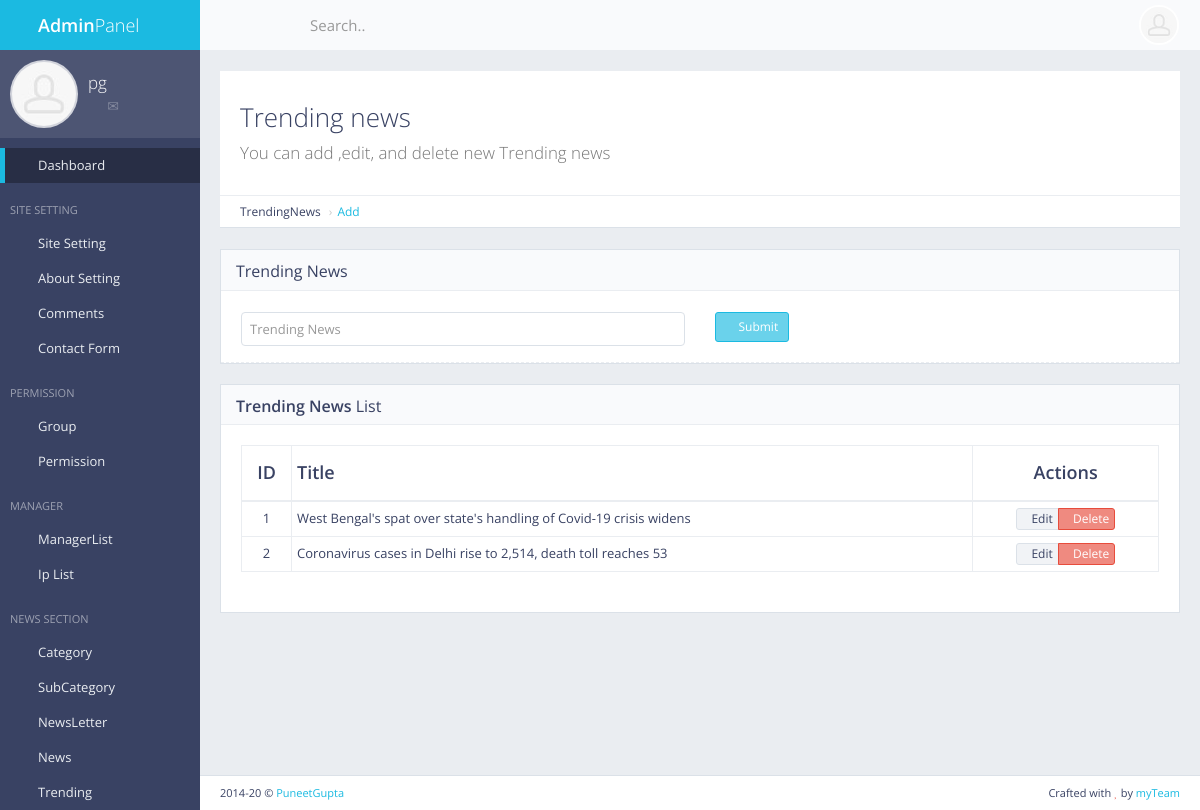
The page /panel/trending/add/ (signed in) on the database its author committed.
### trending/models.py (models this page shows, shortened)
class Trending(models.Model):
    title = models.CharField(default="#",max_length=300)

### trending/views.py (the view, shortened to what this page needs)
# urls.py: url(r'^panel/trending/add/$', views.trending_add, name='trending_add'),
def trending_add(request):
    if not request.user.is_authenticated:
        return redirect('mylogin')
    trendinglist = Trending.objects.all()
    return render(request,'back/trending_add.html',{'trendinglist':trendinglist})

### main/templatetags/extra_auth.py (called while the page is built)
@register.filter(name = "has_group")
def has_group(user,gname):
    return user.groups.filter(name=gname).exists()

### main/templates/back/trending_add.html (shortened to what this page needs)
{% extends 'back/master.html' %}
{% load static %}
{% block mainblock %}
<div id="page-content">
    <div class="content-header">
        <div class="header-section">
            <h1>
                <i class="fa fa-table"></i>Trending news<br><small>You can add ,edit, and delete new Trending news
                </small>
            </h1>
        </div>
    </div>
    <ul class="breadcrumb breadcrumb-top">
        <li>TrendingNews</li>
        <li><a href="/panel/trending/add/">Add</a></li>
    </ul>
</div>
<div class="row">
    <div class="col-md-12">
        <div class="block">
            <div class="block-title">
                <h2>Trending News<h2>
            </div>
            <form action="{%url 'trending_add' %}" method="post" class="form-horizontal form-bordered"
                enctype="multipart/form-data">
                <div class="form-group">
                    <div class="col-md-6">
                        <input type="text" id="trendingnews" name='trendingnews' class="form-control"
                            placeholder="Trending News" required>
                    </div>
                    <div class="col-md-6">
                        <button type="submit" class="btn btn-sm btn-primary"><i class="fa fa-angle-right"></i>
                            Submit</button>
                    </div>
                </div>
            </form>
        </div>
    </div>
</div>
 <div class="block full">
    <div class="block-title">
        <h2><strong>Trending News</strong> List</h2>
    </div>
    <div class="table-responsive">
        <table id="example-datatable" class="table table-vcenter table-condensed table-bordered">
            <thead>
                <tr>
                    <th class="text-center">ID</th>
                    <th>Title</th>
                    <th class="text-center">Actions</th>
                </tr>
            </thead>
            <tbody>
                {% for c in trendinglist %}
                <tr>
                    <td class="text-center">{{c.pk}}</td>
                    <td>{{c.title}}</td>
                    <td class="text-center">
                        <div class="btn-group">
                            <a href="{%url 'trending_edit' pk=c.pk %}" data-toggle="tooltip" title="Edit"
                                class="btn btn-xs btn-default"><i class="fa fa-pencil"></i>Edit</a>
                            <a href="{%url 'trending_del' pk=c.pk %}" data-toggle="tooltip" title="Delete"
                                class="btn btn-xs btn-danger"><i class="fa fa-times"></i>Delete</a>
                        </div>
                    </td>
                </tr>
                {% endfor %}
            </tbody>
        </table>
    </div>
</div>
{% endblock %}

### main/templates/back/master.html (shortened to what this page needs)
<!DOCTYPE html>
{% load static %}
{% load extra_auth %}
{% if user.is_authenticated %}
<html class="no-js" lang="en">
<head>
    <link rel="stylesheet" href="{%static 'back/css/bootstrap.min.css'%}">
    <link rel="stylesheet" href="{%static 'back/css/plugins.css'%}">
    <link rel="stylesheet" href="{%static 'back/css/main.css'%}">
    <link rel="stylesheet" href="{%static 'back/css/themes.css'%}">
    <link rel="stylesheet" type="text/css" href="{%static 'front/css/myfile.css'%}">
</head>
<body>
    <div id="page-wrapper">
        <div id="page-container" class="sidebar-partial sidebar-visible-lg sidebar-no-animations">
            <div id="sidebar">
                <div id="sidebar-scroll">
                    <div class="sidebar-content">
                        <a href="/panel" class="sidebar-brand">
                            <i class="gi gi-flash"></i><span
                                class="sidebar-nav-mini-hide"><strong>Admin</strong>Panel</span>
                        </a>
                        <div class="sidebar-section sidebar-user clearfix sidebar-nav-mini-hide">
                            <div class="sidebar-user-avatar">
                                <a href="page_ready_user_profile.html">
                                    <img src="{%static 'back/img/placeholders/avatars/avatar2.jpg'%}" alt="avatar">
                                </a>
                            </div>
                            <div class="sidebar-user-name">{{request.user}}</div>
                            <div class="sidebar-user-links">
                                <a href="page_ready_user_profile.html" data-toggle="tooltip" data-placement="bottom"
                                    title="Profile"><i class="gi gi-user"></i></a>
                                <a href="page_ready_inbox.html" data-toggle="tooltip" data-placement="bottom"
                                    title="Messages"><i class="gi gi-envelope"></i></a>
                                <a href="/panel/change/pass" class="enable-tooltip" data-placement="bottom"
                                    title="Reset Password"><i class="gi gi-cogwheel"></i></a>
                                <a href="/logout" data-toggle="tooltip" data-placement="bottom" title="Logout"><i
                                        class="gi gi-exit"></i></a>
                            </div>
                        </div>
                        <ul class="sidebar-nav" data-toggle="tooltip">
                            {% if perms.main.master_user %}
                            <li>
                                <a href="/panel" class=" active"><i class="gi gi-stopwatch sidebar-nav-icon"></i><span
                                        class="sidebar-nav-mini-hide">Dashboard</span></a>
                            </li>
                            {% endif %}
                            {% if request.user|has_group:"masteruser" %}
                            <li class="sidebar-header">
                                <span class="sidebar-header-options clearfix"><a href="/panel/setting/"
                                        data-toggle="tooltip" title="Quick Settings"><i
                                            class="gi gi-settings"></i></a></span>
                                <span class="sidebar-header-title">site Setting</span>
                            </li>
                            <li>
                                <a href="/panel/setting/"><i
                                        class="gi gi-show_big_thumbnails sidebar-nav-icon"></i><span
                                        class="sidebar-nav-mini-hide">Site Setting</span></a>
                                <a href="/panel/about/setting/"><i
                                        class="gi gi-show_big_thumbnails sidebar-nav-icon"></i><span
                                        class="sidebar-nav-mini-hide">About Setting</span></a>
                                <a href="/panel/comments/list"><i
                                        class="gi gi-show_big_thumbnails sidebar-nav-icon"></i><span
                                        class="sidebar-nav-mini-hide">Comments</span></a>
                                <a href="/panel/contactform/"><i
                                        class="gi gi-show_big_thumbnails sidebar-nav-icon"></i><span
                                        class="sidebar-nav-mini-hide">Contact Form</span></a>
                            </li>
                            <li class="sidebar-header">
                                <span class="sidebar-header-title">Permission</span>
                            </li>
                            <li>
                            <li>
                                <a href="/panel/manager/group"><i
                                        class="gi gi-show_big_thumbnails sidebar-nav-icon"></i><span
                                        class="sidebar-nav-mini-hide">Group</span></a>
                            </li>
                            <li>
                                <a href="/panel/manager/perms"><i
                                        class="gi gi-show_big_thumbnails sidebar-nav-icon"></i><span
                                        class="sidebar-nav-mini-hide">Permission</span></a>
                            </li>
                            <li class="sidebar-header">
                                <span class="sidebar-header-title">Manager</span>
                            </li>
                            <li>
                            <li>
                                <a href="/panel/manager/list"><i
                                        class="gi gi-show_big_thumbnails sidebar-nav-icon"></i><span
                                        class="sidebar-nav-mini-hide">ManagerList</span></a>
                                <a href="/panel/ip/list"><i
                                        class="gi gi-show_big_thumbnails sidebar-nav-icon"></i><span
                                        class="sidebar-nav-mini-hide">Ip List</span></a>
                            </li>
                            {% endif %}
                            <li class="sidebar-header">
                                <span class="sidebar-header-title">News Section</span>
                            </li>
                            {% if request.user|has_group:"masteruser" %}
                            <li>
                            <li>
                                <a href="#" class="sidebar-nav-menu"><i
                                        class="fa fa-angle-left sidebar-nav-indicator sidebar-nav-mini-hide"></i><i
                                        class="gi gi-show_big_thumbnails sidebar-nav-icon"></i><span
                                        class="sidebar-nav-mini-hide">Category</span></a>
                            </li>
                            <li>
                                <a href="#" class="sidebar-nav-menu"><i
                                        class="fa fa-angle-left sidebar-nav-indicator sidebar-nav-mini-hide"></i><i
                                        class="gi gi-show_big_thumbnails sidebar-nav-icon"></i><span
                                        class="sidebar-nav-mini-hide">SubCategory</span></a>
                            </li>
                            <li>
                                <a href="#" class="sidebar-nav-menu"><i
                                        class="fa fa-angle-left sidebar-nav-indicator sidebar-nav-mini-hide"></i><i
                                        class="gi gi-show_big_thumbnails sidebar-nav-icon"></i><span
                                        class="sidebar-nav-mini-hide">NewsLetter</span></a>
                            </li>
                            {% endif %}
                            <li>
                                <a href="#" class="sidebar-nav-menu"><i
                                        class="fa fa-angle-left sidebar-nav-indicator sidebar-nav-mini-hide"></i><i
                                        class="gi gi-show_big_thumbnails sidebar-nav-icon"></i><span
                                        class="sidebar-nav-mini-hide">News</span></a>
                            </li>
                            {% if request.user|has_group:"masteruser" %}
                            <li>
                                <a href="/panel/trending/add"><i
                                        class="gi gi-show_big_thumbnails sidebar-nav-icon"></i><span
                                        class="sidebar-nav-mini-hide">Trending</span></a>
                            </li>
                            {% endif %}
                        </ul>
                    </div>
                </div>
            </div>
            <div id="main-container">
                <header class="navbar navbar-default">
                    <ul class="nav navbar-nav-custom">
                        <li>
                            <a href="#" onclick="App.sidebar('toggle-sidebar');this.blur();">
                                <i class="fa fa-bars fa-fw"></i>
                            </a>
                        </li>
                        <li class="dropdown">
                            <a href="#" class="dropdown-toggle" data-toggle="dropdown">
                                <i class="gi gi-settings"></i>
                            </a>
                        </li>
                    </ul>
                    <form action="page_ready_search_results.html" method="post" class="navbar-form-custom">
                        <div class="form-group">
                            <input type="text" id="top-search" name="top-search" class="form-control"
                                placeholder="Search..">
                        </div>
                    </form>
                    <ul class="nav navbar-nav-custom pull-right">
                        <li class="dropdown">
                            <a href="#" class="dropdown-toggle" data-toggle="dropdown">
                                <img src="{%static 'back/img/placeholders/avatars/avatar2.jpg' %}"
                                    alt="{{request.user}}"> <i class="fa fa-angle-down"></i>
                            </a>
                        </li>
                    </ul>
                </header>
                <div id="page-content">
                    {% block mainblock %}
                    {%  endblock %}
                </div>
                <footer class="clearfix">
                    <div class="pull-right">
                        Crafted with <i class="fa fa-heart text-danger"></i> by <a href="#" target="_blank">myTeam</a>
                    </div>
                    <div class="pull-left">
                        <span id="year-copy"></span> &copy; <a href="#" target="_blank">PuneetGupta</a>
                    </div>
                </footer>
            </div>
        </div>
    </div>
</body>
</html>
{% else %}
please login
{% endif %}

### rows shown on the page
Trending: pk "1", title "West Bengal's spat over state's handling of Covid-19 crisis widens"
Trending: pk "2", title "Coronavirus cases in Delhi rise to 2,514, death toll reaches 53"

### other values the page prints
{{ request.user }} "pg"
